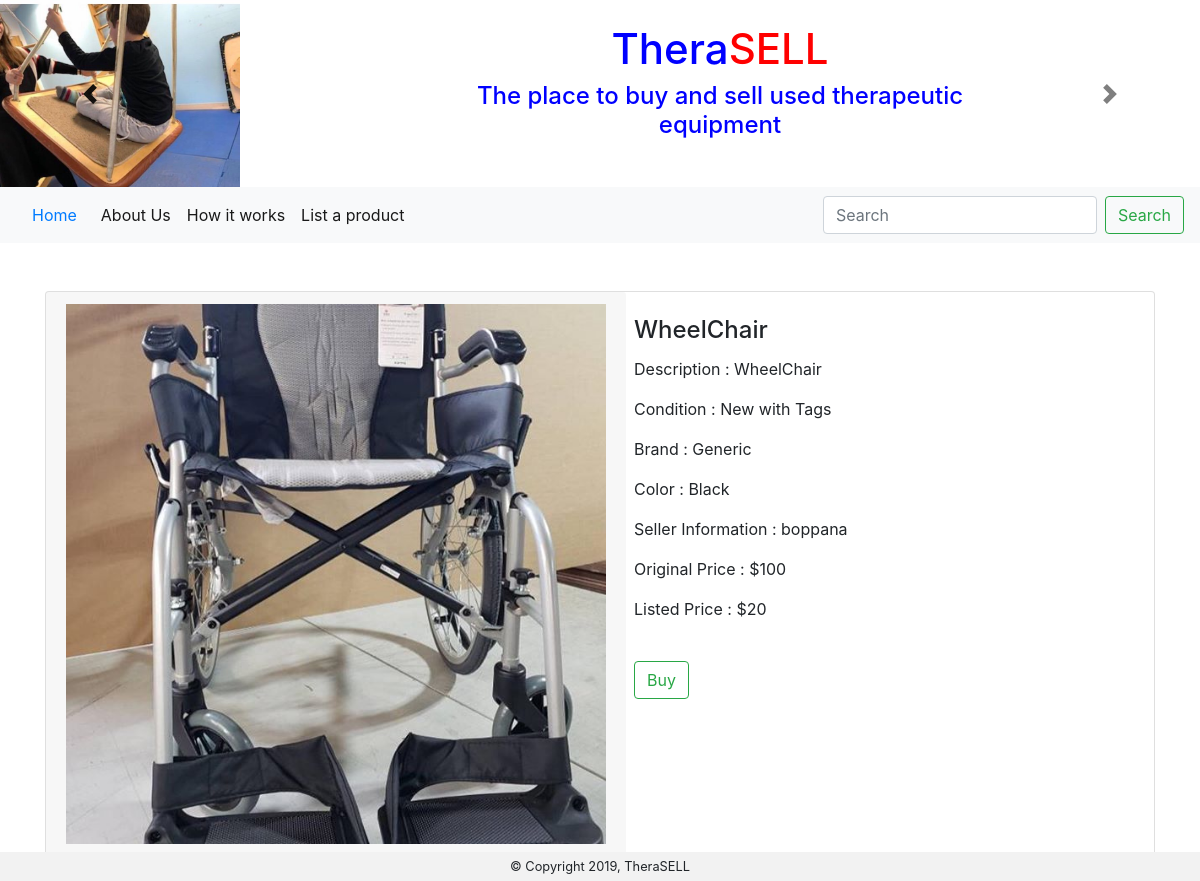
/product/1/, run on the app's committed database.
### product/models.py (models this page shows, shortened)
class Product(models.Model):
    ID = models.AutoField(primary_key=True)
    Title = models.CharField(max_length=50)
    Description = models.TextField()
    Category = models.CharField(choices=CATEGORIES, max_length=100)
    Quantity = models.IntegerField(validators=[MinValueValidator(0)],default=1)
    Size = models.CharField(max_length=10,blank=True,null=True)
    Image = models.ImageField()
    Brand = models.CharField(max_length=50,blank=True,null=True)
    Color = models.CharField(max_length=20,blank=True,null=True)
    Condition = models.CharField(choices=CONDITION, max_length=25)
    Seller = models.TextField()
    Original_Price = models.CharField(max_length=10)
    Listing_Price = models.CharField(max_length=10)
    Posted_Date = models.DateTimeField()

### product/views.py (the view)
# urls.py: path('product/<int:pk>/', views.product_detail, name='product_detail'),
def product_detail(request, pk):
    product = get_object_or_404(Product, pk=pk)
    quant = product.Quantity
    arr = []
    for i in range(quant):
        arr.append(i+1)
    product.Quantity = arr
    return render(request, 'product/product_detail.html', {'product': product})

### product/templates/product/product_detail.html (shortened to what this page needs)
{% extends 'product/base.html' %}
{% block content %}
</div><br><br>
<div class="container">
    <div class="card flex-row flex-wrap">
        <div class="card-header border-0">
            <img src="/media/{{product.Image}}" alt="" style="max-width: 45vw;height: auto;">
        </div>
        <div class="card-block px-2">
            <br>
            <h4 class="card-title">{{ product.Title }}</h4>
            <p class="card-text">Description : {{ product.Description }}</p>
            <p class="card-text">Condition : {{ product.Condition }}</p>
            <p class="card-text">Brand : {{ product.Brand }}</p>
            <p class="card-text">Color : {{ product.Color }}</p>
            <p class="card-text">Seller Information : {{product.Seller}}</p>
            <p class="card-text">Original Price : ${{ product.Original_Price }}</p>
            <p class="card-text">Listed Price : ${{ product.Listing_Price }}</p>
            <br>
            <a class="btn btn-outline-success my-2 my-sm-0" type="submit" href = "{% url 'checkout' p=product.Listing_Price %}">Buy</a>
        </div>
    </div>
    <br>
</div>
{% endblock %}

### data on the page
Product: Image (picture), Title "WheelChair", Description "WheelChair", Condition "New with Tags", Brand "Generic", Color "Black", Seller "boppana", Original_Price "100", Listing_Price "20"
